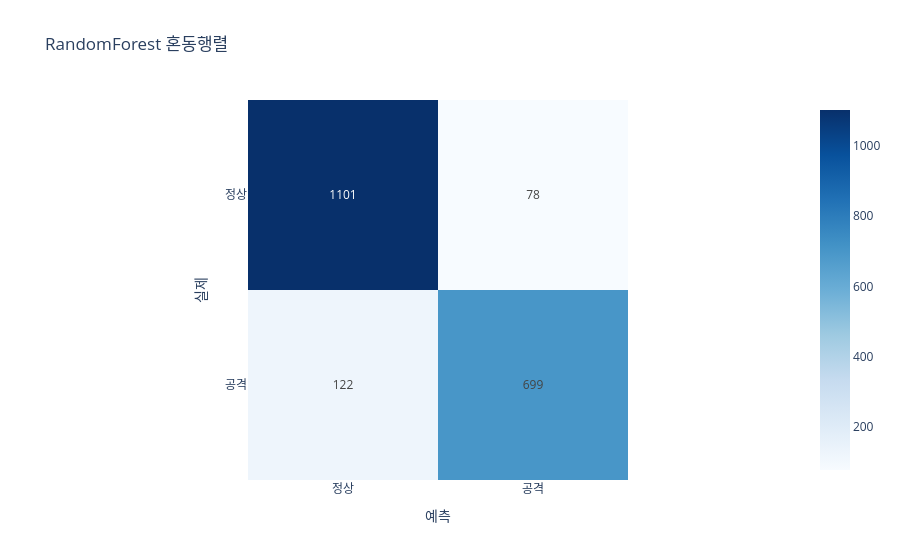

Notebook cell for this chart:
### Markdown cell above
## 4. 평가 지표 — 혼동행렬 + ROC

정확도만 보면 안 되는 이유: 불균형 데이터에서는 **F1 + 재현율**이 핵심.
보안에서는 미탐(FN)이 오탐(FP)보다 훨씬 위험합니다.

### Code cell
# %% [6] 혼동행렬 (RandomForest 기준)
cm = confusion_matrix(y_test, rf_pred)
fig = px.imshow(
    cm, text_auto=True,
    labels={"x":"예측","y":"실제"},
    x=["정상","공격"], y=["정상","공격"],
    color_continuous_scale="Blues",
    title="RandomForest 혼동행렬",
)
fig.show()

TN, FP, FN, TP = cm.ravel()
print(f"TN={TN}, FP={FP}(오탐), FN={FN}(미탐 ★ 위험), TP={TP}")
print(f"재현율(Recall): {TP/(TP+FN):.4f}  ← 보안에서 중시")
print(f"정밀도(Precision): {TP/(TP+FP):.4f}")

### Figure 1 — Plotly figure (JSON) as saved in the notebook; plotly's stock layout.template omitted (floating-point values rounded to 4 significant figures)
{"data": [{"coloraxis": "coloraxis", "hovertemplate": "예측: %{x}<br>실제: %{y}<br>color: %{z}<extra></extra>", "name": "0", "texttemplate": "%{z}", "type": "heatmap", "x": ["정상", "공격"], "xaxis": "x", "y": ["정상", "공격"], "yaxis": "y", "z": [[1101, 78], [122, 699]]}], "layout": {"coloraxis": {"colorscale": [[0, "rgb(247,251,255)"], [0.125, "rgb(222,235,247)"], [0.25, "rgb(198,219,239)"], [0.375, "rgb(158,202,225)"], [0.5, "rgb(107,174,214)"], [0.625, "rgb(66,146,198)"], [0.75, "rgb(33,113,181)"], [0.875, "rgb(8,81,156)"], [1, "rgb(8,48,107)"]]}, "title": {"text": "RandomForest 혼동행렬"}, "xaxis": {"anchor": "y", "constrain": "domain", "domain": [0, 1], "scaleanchor": "y", "title": {"text": "예측"}}, "yaxis": {"anchor": "x", "autorange": "reversed", "constrain": "domain", "domain": [0, 1], "title": {"text": "실제"}}}}
